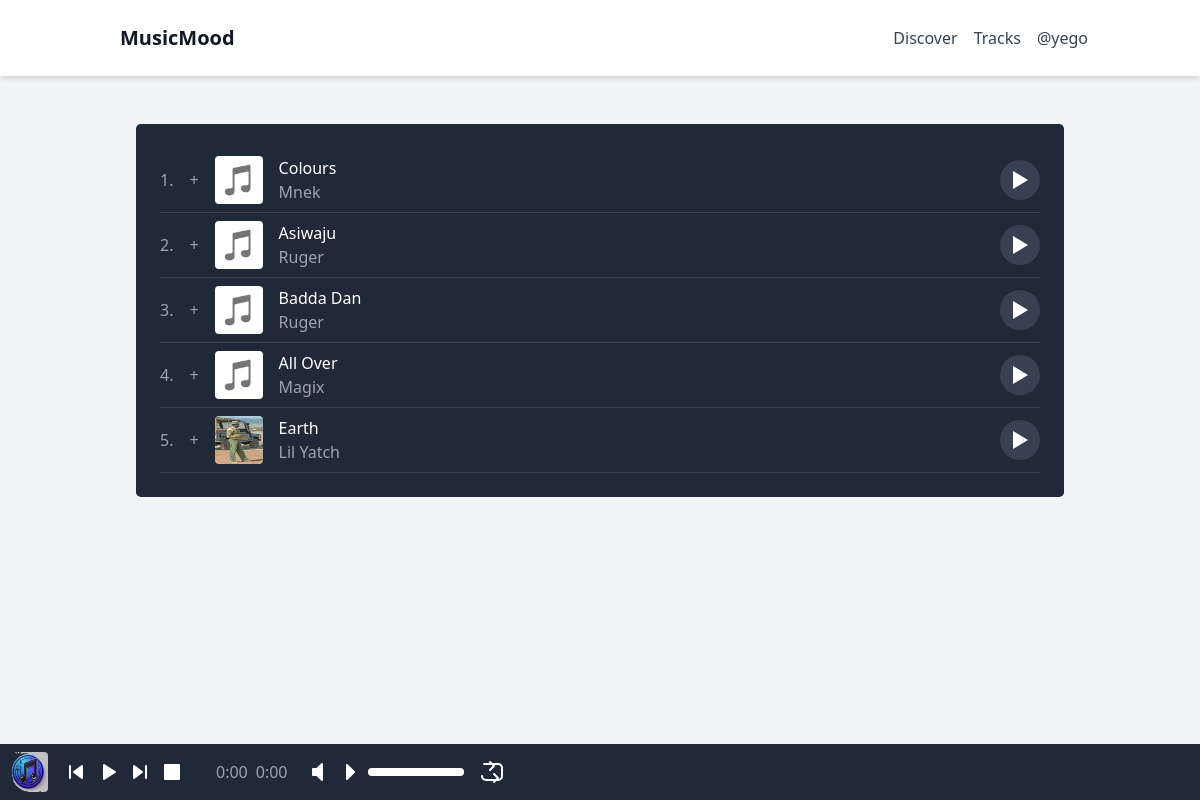
/song/song_list (signed in), run on the app's committed database.
### app/models.py (models this page shows, shortened)
class Users(db.Model, UserMixin):
    id = db.Column(db.String(36), primary_key=True, default=lambda: str(uuid.uuid4()))
    username = db.Column(db.String(20), nullable=False, unique=True)
    name = db.Column(db.String(200), nullable=False)
    email = db.Column(db.String(120), nullable=False, unique=True)
    favorite_color = db.Column(db.String(120))
    date_added = db.Column(db.DateTime, nullable=False, default=datetime.utcnow)
    profile_pic = db.Column(db.String(255), nullable=True)
    is_admin = db.Column(db.Boolean, default=False)
    is_creater = db.Column(db.Boolean, default=False)
    playlists = db.relationship('Playlist', back_populates='user', cascade='all, delete-orphan')
    password_hash = db.Column(db.String(256))

class Song(db.Model):
    id = db.Column(db.String(36), primary_key=True, default=lambda: str(uuid.uuid4()))
    title = db.Column(db.String(100), nullable=False)
    artist = db.Column(db.String(100), nullable=False)
    album = db.Column(db.String(100), nullable=True)
    genre = db.Column(db.String(50), nullable=True)
    release_date = db.Column(db.Date, nullable=True)
    date_added = db.Column(db.DateTime, nullable=False, default=datetime.utcnow)
    song_file = db.Column(db.String(255), nullable=False)
    song_profile = db.Column(db.String(255), nullable=True)

### app/routes.py (the view)
@main.route('/song/song_list')
@login_required
def songs():
    songs = Song.query.all()
    return render_template('songs.html', songs=songs)

### app/__init__.py (called while the page is built)
def create_app():
    app = Flask(__name__)
    app.config.from_object(Config)
    db.init_app(app)
    migrate = Migrate(app, db)
    from .routes import main
    from .auth import auth  # Import the auth Blueprint
    app.register_blueprint(main)
    app.register_blueprint(auth, url_prefix='/auth')  # Register the auth Blueprint with a URL prefix
    login_manager = LoginManager()
    login_manager.init_app(app)
    login_manager.login_view = 'auth.login'
    @login_manager.user_loader
    def load_user(user_id):
        return Users.query.get(str(user_id))
    @app.errorhandler(404)
    def page_not_found(e):
        return render_template('404.html'), 404
    return app

### app/templates/songs.html (shortened to what this page needs)
{% extends 'base.html' %}
{% block content %}
<main class="p-4">
    <div class="song-list bg-gray-800 p-4 rounded-lg">
        {% for song in songs %}
        <div class="song-item flex items-center justify-between py-2 border-b border-gray-700">
            <div class="flex items-center space-x-4">
                <span class="text-gray-400">{{ loop.index }}.</span>
                <button class="text-gray-400">+</button>
                <img src="{{ url_for('static', filename=song.song_profile if song.song_profile else 'img/default.png') }}" alt="Song Cover" class="w-12 h-12 rounded">
                <div>
                    <p class="text-white">{{ song.title }}</p>
                    <p class="text-gray-400">{{ song.artist }}</p>
                </div>
            </div>
            <div class="flex items-center space-x-2 relative">
                <button class="text-white bg-gray-700 hover:bg-gray-600 rounded-full p-2 play-button" data-url="{{ url_for('static', filename=song.song_file) }}" data-title="{{ song.title }}" data-artist="{{ song.artist }}">
                    <svg xmlns="http://www.w3.org/2000/svg" class="h-6 w-6" fill="currentColor" viewBox="0 0 24 24">
                        <path d="M5 3v18l15-9-15-9z" />
                    </svg>
                </button>
            </div>
        </div>
        {% endfor %}
    </div>
</main>
{% endblock %}

### app/templates/base.html (shortened to what this page needs)
<!DOCTYPE html>
<html lang="en">
<head>
    <link href="https://stackpath.bootstrapcdn.com/bootstrap/4.5.2/css/bootstrap.min.css" rel="stylesheet">
    <link href="https://cdn.jsdelivr.net/npm/tailwindcss@2.2.19/dist/tailwind.min.css" rel="stylesheet">
</head>
<body class="bg-gray-100 text-gray-900 flex flex-col min-h-screen">
    <header class="bg-white shadow-md w-full">
        <div class="container mx-auto flex justify-between items-center p-4">
            <div class="logo flex items-center">
                <a href="{{ url_for('main.songs') }}" class="text-xl font-semibold ml-2">MusicMood</a>
            </div>
            <nav class="flex items-center space-x-4">
                <a href="{{ url_for('main.songs')}}" class="text-gray-700 hover:text-gray-900">Discover</a>
                <a href="{{ url_for('main.songs')}}" class="text-gray-700 hover:text-gray-900">Tracks</a>
                {% if current_user.is_authenticated %}
                    <a href="{{ url_for('auth.profile')}}" class="text-gray-700 hover:text-gray-900">@{{ current_user.username }}</a>
                {% endif %}
            </nav>
        </div>
    </header>
    <div id="content" class="flex-grow container mx-auto p-4">
        {% block content %}
        {% endblock %}
    </div>
    <footer class="fixed bottom-0 left-0 w-full bg-gray-800 p-2 flex items-center justify-between z-50">
        <div id="jp_container" class="jp-audio flex items-center w-full" role="application" aria-label="media player">
            <div class="flex items-center space-x-4">
                <div class="flex items-center space-x-4">
                    <img id="jp_cover" src="{{ url_for('static', filename='img/default.png') }}" alt="Cover Image" class="h-10 w-10 rounded">
                </div>
                <div class="jp-controls flex items-center space-x-2 mx-auto">
                    <button class="jp-previous text-white focus:outline-none" role="button" tabindex="0" aria-label="Previous">
                        <svg width="24" height="24" fill="none">
                            <path d="M10 12l8-6v12l-8-6Z" fill="currentColor" stroke="currentColor" stroke-width="2" stroke-linecap="round" stroke-linejoin="round" />
                            <path d="M6 6v12" stroke="currentColor" stroke-width="2" stroke-linecap="round" stroke-linejoin="round" />
                        </svg>
                    </button>
                    <button class="jp-play text-white focus:outline-none" role="button" tabindex="0" aria-label="Play">
                        <svg width="24" height="24" fill="none">
                            <path d="M8 5v14l11-7L8 5z" fill="currentColor" stroke="currentColor" stroke-width="2" stroke-linecap="round" stroke-linejoin="round" />
                        </svg>
                    </button>
                    <button class="jp-next text-white focus:outline-none" role="button" tabindex="0" aria-label="Next">
                        <svg width="24" height="24" fill="none">
                            <path d="M14 12L6 6v12l8-6Z" fill="currentColor" stroke="currentColor" stroke-width="2" stroke-linecap="round" stroke-linejoin="round" />
                            <path d="M18 6v12" stroke="currentColor" stroke-width="2" stroke-linecap="round" stroke-linejoin="round" />
                        </svg>
                    </button>
                    <button class="jp-stop text-white focus:outline-none" role="button" tabindex="0" aria-label="Stop">
                        <svg width="24" height="24" fill="none">
                            <rect x="5" y="5" width="14" height="14" fill="currentColor" stroke="currentColor" stroke-width="2" stroke-linecap="round" stroke-linejoin="round" />
                        </svg>
                    </button>
                </div>
                <div class="jp-time-holder flex items-center space-x-2 text-gray-400">
                    <div class="jp-current-time" role="timer" aria-label="time">0:00</div>
                    <div class="jp-duration" role="timer" aria-label="duration">0:00</div>
                </div>
                <div class="jp-volume-controls flex items-center space-x-2">
                    <button class="jp-mute text-white focus:outline-none" role="button" tabindex="0" aria-label="Mute">
                        <svg width="24" height="24" fill="none">
                            <path d="M9 9v6h4l5 5V4l-5 5H9z" fill="currentColor" stroke="currentColor" stroke-width="2" stroke-linecap="round" stroke-linejoin="round" />
                        </svg>
                    </button>
                    <button class="jp-volume-max text-white focus:outline-none" role="button" tabindex="0" aria-label="Max Volume">
                        <svg width="24" height="24" fill="none">
                            <path d="M11 5v14l7-7-7-7z" fill="currentColor" stroke="currentColor" stroke-width="2" stroke-linecap="round" stroke-linejoin="round" />
                        </svg>
                    </button>
                    <div class="jp-volume-bar bg-gray-600 rounded h-2 cursor-pointer w-24">
                        <div class="jp-volume-bar-value bg-white h-2 rounded"></div>
                    </div>
                </div>
                <div class="jp-toggles flex items-center space-x-2">
                    <button class="jp-repeat text-white focus:outline-none" role="button" tabindex="0" aria-label="Repeat">
                    </button>
                </div>
            </div>
        </div>
    </footer>
</body>
</html>

### data on the page
Users: username "yego"
Song: song_profile (placeholder picture), title "Colours", artist "Mnek"
Song: song_profile (placeholder picture), title "Asiwaju", artist "Ruger"
Song: song_profile (placeholder picture), title "Badda Dan", artist "Ruger"
Song: song_profile (placeholder picture), title "All Over", artist "Magix"
Song: song_profile (picture), title "Earth", artist "Lil Yatch"
